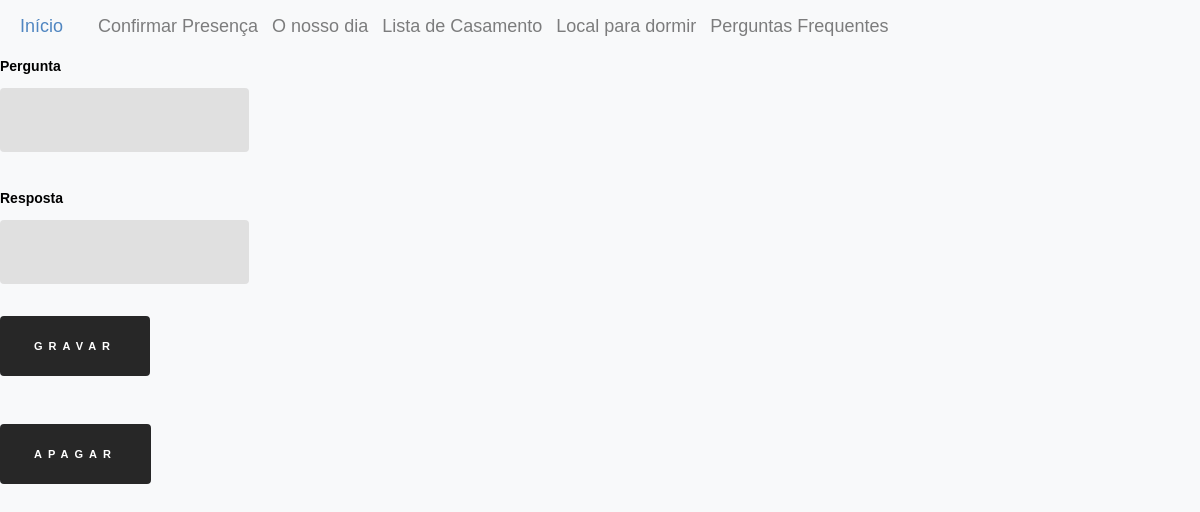
The page /edit/faq/1 on the database as committed earlier.
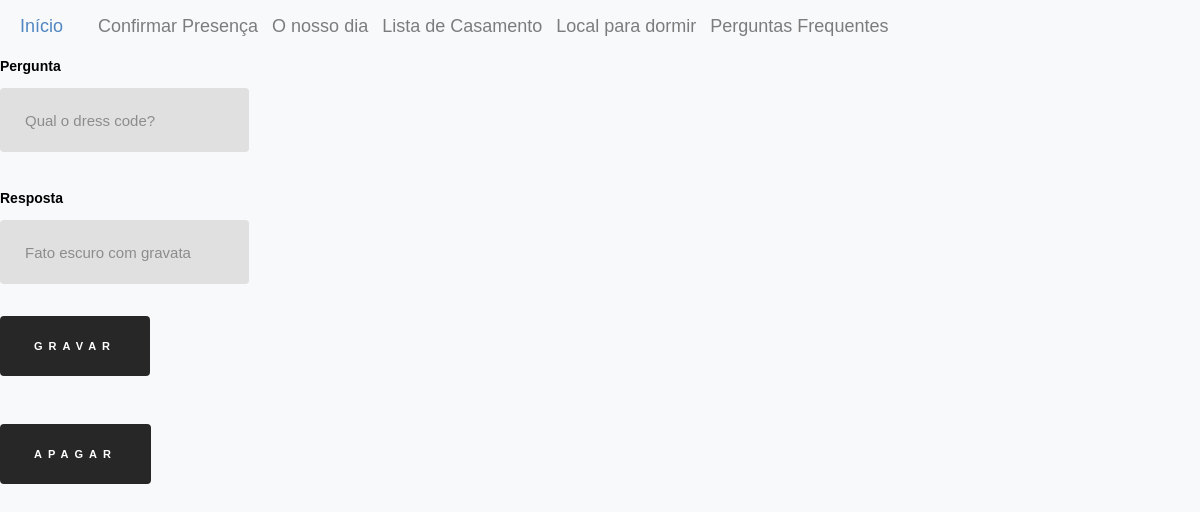
The same page on the database as committed later.
### inesegoncalo/models/faqs.py (models this page shows, shortened)
class FAQ(db.Model ,model.Model,model.Base):
    __tablename__ = 'faq'
    __table_args__ = {'extend_existing': True}
    id = Column(Integer, primary_key=True)
    question = Column(Text)
    answer = Column(Text)

### inesegoncalo/modules/edit.py (the view, shortened to what this page needs)
@bp.route("/faq/<faq_id>", methods=("GET", "POST"))
@bp.route("/faq/<faq_id>/<delete>", methods=("GET", "POST"))
def faq(faq_id, delete=None):
    faq = FAQ.query.filter_by(id=faq_id).first()
    return render_template("edit/faq.html", faq=faq)

### inesegoncalo/templates/edit/faq.html
{% extends 'layout.html' %}
{% block content %}
<div class="product_form_container">
    <form method="post" class="product_form">
        <div class="product_attribute_container">
            <label for="question"> Pergunta</label>
            <input type="text" name="question" placeholder="{{faq.question}}">
        </div>
        <div class="product_attribute_container">
            <label for="answer"> Resposta</label>
            <input type="text" name="answer" placeholder="{{faq.answer}}">
        </div>
        <button class="accept">Gravar</button>
    </form>
    <form method="post" action="{{url_for('edit.faq',faq_id=faq.id,delete='delete')}}" class="product_form">
        <button class ="delete">Apagar</button>
    </form>
</div>
{% endblock %}

Rows that differ between the two databases and show on the page:
added FAQ: question "Qual o dress code?", answer "Fato escuro com gravata"
